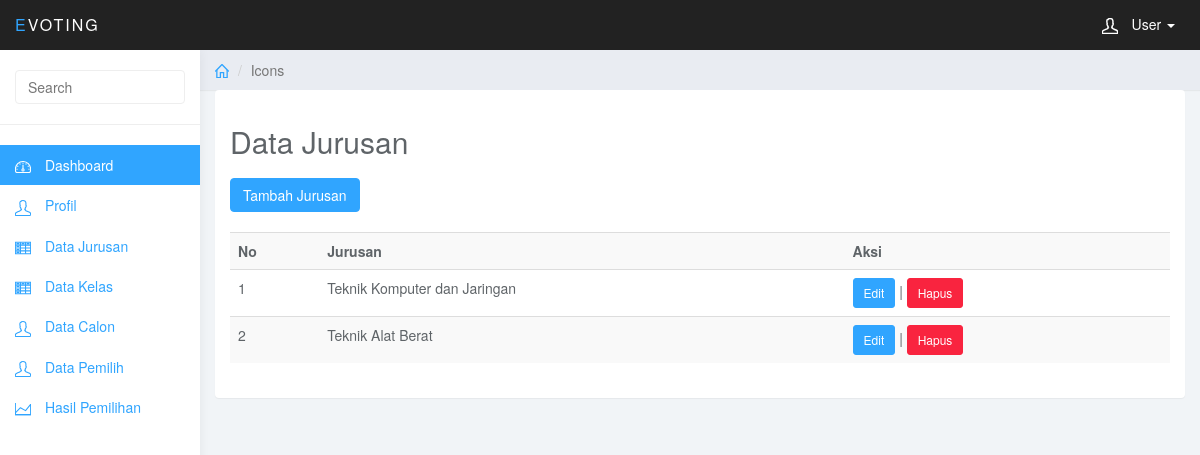
Screenshot of /administrator/dashboard.php?page=jurusan (signed in) with the database file from the repository.
### tables this page shows
CREATE TABLE `jurusan` (
  `id_jurusan` int(11) NOT NULL,
  `nama_jurusan` varchar(50) NOT NULL
);

### administrator/modul/jurusan/jurusan.php (the view)
<h2 class="sub-header">Data Jurusan</h2>
<a href="?page=jurusan_tambah" class="btn btn-primary"> Tambah Jurusan</a><br><br>
<table width="100%" cellspacing="0" class="data" border="1">
<table class="table table-striped">
<tr>
<th>No</th>
<th>Jurusan</th>
<th>Aksi</th>
</tr>
<?php
$no=1;
$sqljurusan = mysqli_query($koneksi,"SELECT * FROM jurusan") or die (mysqli_error());
while($data=mysqli_fetch_array($sqljurusan)){
	?>
	<tr>
	<td> <?php echo $no; ?> </td>
	<td> <?php echo $data['nama_jurusan']; ?> </td>
		<td>
		<a href="?page=jurusan_edit&id=
				<?php echo $data['id_jurusan']; ?>" class="btn btn-primary btn-sm"> Edit </a> |
		<a href="?page=jurusan_hapus&id=
				<?php echo $data['id_jurusan']; ?>" class="btn btn-danger btn-sm"> Hapus </a>
		</td>
		</tr>
		<?php
		$no++;
}
?>
</table>

### administrator/asset-admin/css/styles.css (style rules this page uses)
body { background: #f1f4f7; padding-top: 50px; color: #5f6468; }
a, a:hover, a:focus { color: #30a5ff; }
h1, h2, h3, h4, h5, h6 { color: #5f6468; }
h2 { font-weight: 300; margin-bottom: 20px; }
.btn-primary, .btn-primary:hover, .btn-primary:focus, .btn-primary:active, .btn-primary.active, .open > .dropdown-toggle.btn-primary, .btn-primary.disabled, .btn-primary[disabled], fieldset[disabled] .btn-primary, .btn-primary.disabled:hover, .btn-primary[disabled]:hover, fieldset[disabled] .btn-primary:hover, .btn-primary.disabled:focus, .btn-primary[disabled]:focus, fieldset[disabled] .btn-primary:focus, .btn-primary.disabled:active, .btn-primary[disabled]:active, fieldset[disabled] .btn-primary:active, .btn-primary.disabled.active, .btn-primary[disabled].active, fieldset[disabled] .btn-primary.active { background-color: #30a5ff; border-color: #30a5ff; }
.btn-danger, .btn-danger:hover, .btn-danger:focus, .btn-danger:active, .btn-danger.active, .open > .dropdown-toggle.btn-danger, .btn-danger.disabled, .btn-danger[disabled], fieldset[disabled] .btn-danger, .btn-danger.disabled:hover, .btn-danger[disabled]:hover, fieldset[disabled] .btn-danger:hover, .btn-danger.disabled:focus, .btn-danger[disabled]:focus, fieldset[disabled] .btn-danger:focus, .btn-danger.disabled:active, .btn-danger[disabled]:active, fieldset[disabled] .btn-danger:active, .btn-danger.disabled.active, .btn-danger[disabled].active, fieldset[disabled] .btn-danger.active { background-color: #f9243f; border-color: #f9243f; }
.table { background: #fff; }

### rows the page displays
jurusan: nama_jurusan "Teknik Komputer dan Jaringan"
jurusan: nama_jurusan "Teknik Alat Berat"
